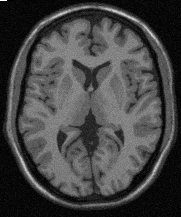
#> input picture Practica_2/ImagenA.pgm, 181 x 217 px
$ python P2E2_cd.py ImagenA.pgm out.png out.png
#> lines starting #> are read from the running program, lines starting #| are printed output that depends on the picture
import cv2
import sys
import numpy as np
import matplotlib
import matplotlib.pyplot as plt
import os.path

path=os.getcwd()
print(path)

def read_pgm_file(file_name):

#> called with file_name = 'ImagenA.pgm'
    data_dir = os.path.dirname(os.path.abspath(__file__))

    # Test if file exists
    file_path = os.path.join(data_dir, file_name)
    assert os.path.isfile(file_path), 'file \'{0}\' does not exist'.format(file_path)

    img = cv2.imread(file_name,flags=cv2.IMREAD_GRAYSCALE)
#> img is the input picture: shape (217, 181); min 0, max 255, mean 68

    if img is not None:
        print('img.size: ', img.size)
#| img.size:  39277
#| Size of image: (217, 181)
    else:
        print('imread({0}) -> None'.format(file_path))

    return img


def show_img_hist(im):

    vmin = np.amin(im)
    vmax = np.max(im)
    print("Intensity Min: {}   Max:{}".format(vmin,vmax))

    L = vmax - vmin
    print("Number of Levels: {}".format(L))
    fig = plt.figure(figsize=(16,6))
    ax1 = plt.subplot(1, 2, 1)
    ax2 = plt.subplot(1, 2, 2)

    # imgplot = plt.imshow(im/np.amax(im))
    imgplot = ax1.imshow(im,cmap='gray', vmin=vmin, vmax=vmax)
    fig.colorbar(imgplot, ax=ax1)
    # cv2.imshow(infile,img)
    # cv2.waitKey(0)

    hist, bin_edges = np.histogram(im.ravel(),bins=L)
    ax2.bar(bin_edges[:-1], hist)
    plt.savefig(path+'/histogram.png')
    plt.show()


def imagenes_superpuestas(im, im2, im3):
    fig, axes = plt.subplots(1, 3, figsize=(10, 4), constrained_layout=True)

    vmin = min(np.amin(im), np.amin(im2), np.amin(im3))
    vmax = max(np.max(im), np.max(im2), np.max(im3))

    # Mostrar imágenes
    imshow1 = axes[0].imshow(im, cmap='gray', vmin=vmin, vmax=vmax)
    axes[1].imshow(im2, cmap='gray', vmin=vmin, vmax=vmax)
    axes[2].imshow(im3, cmap='gray', vmin=vmin, vmax=vmax)

    # Quitar ejes para mejor presentación
    for ax in axes:
        ax.axis("off")

    # Agregar subtítulos debajo de cada imagen
    subtitulos = ["(a)", "(b)", "(c)"]
    for i, ax in enumerate(axes):
        ax.text(0.5, -0.15, subtitulos[i], fontsize=16, ha="center", va="top", transform=ax.transAxes)

    # Agregar una sola barra de color a la derecha de todas las imágenes
    cbar = fig.colorbar(imshow1, ax=axes, location="right", shrink=0.9)

    plt.show()

def process_pgm_file_t1(im):
    imout = im.copy()
    #Transformacion Binaria
    def f(x):
        if 0<x<128:
            return 255
        else:
            return 0

    for i in range(len(imout)):
        for j in range(len(imout[i])):
            imout[i][j]=f(imout[i][j])
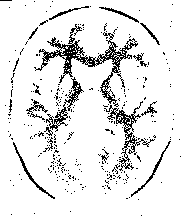
#> imout: shape (217, 181); 90.1% white; black in thin lines or dots
#| Size of image: (217, 181)

    return imout

def process_pgm_file_t23(im,gamma):
    imout = im.copy()
    #Transformacion
    def f(x,gamma):
        c=255/(255**gamma)
        return int(c*x**gamma)

    for i in range(len(imout)):
        for j in range(len(imout[i])):
            imout[i][j]=f(imout[i][j])

    return imout

def process_pgm_file_susbtraccion(im,im2):
    imout = np.zeros(im.shape)

    for i in range(len(im)):
        for j in range(len(im[i])):
            imout[i][j]=int( (im[i][j]-im2[i][j])*1/2+255/2 )
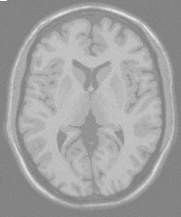
#> imout: shape (217, 181) float64; min 127, max 255, mean 161.7
    return imout

if __name__ == "__main__":

    if(len(sys.argv)<4):
        print("Usage: python P2E2_cd.py [infile.pgm] [outfile_transformacion.pgm] [outfile_sustraccion.pgm]")
        exit(1)

    infile = sys.argv[1]
    outfile = sys.argv[2]
    outfile2 = sys.argv[3]

    img = read_pgm_file(infile)

    im = np.array(img)
    print("Size of image: {}".format(im.shape))

    imout = process_pgm_file_t1(im)
    im2 = np.array(imout)
    print("Size of image: {}".format(im2.shape))

    imout2 = process_pgm_file_susbtraccion(im,im2)
    im3 = np.array(imout2)
    print("Size of image: {}".format(im3.shape))
#| Size of image: (217, 181)

    imagenes_superpuestas(im, im2, im3)
#> in imagenes_superpuestas, `vmin = min(np.amin(im), np.amin(im2), np.amin(im3))`: vmin = 0
#> in imagenes_superpuestas, `vmax = max(np.max(im), np.max(im2), np.max(im3))`: vmax = 255
#> in imagenes_superpuestas, `plt.show()`:
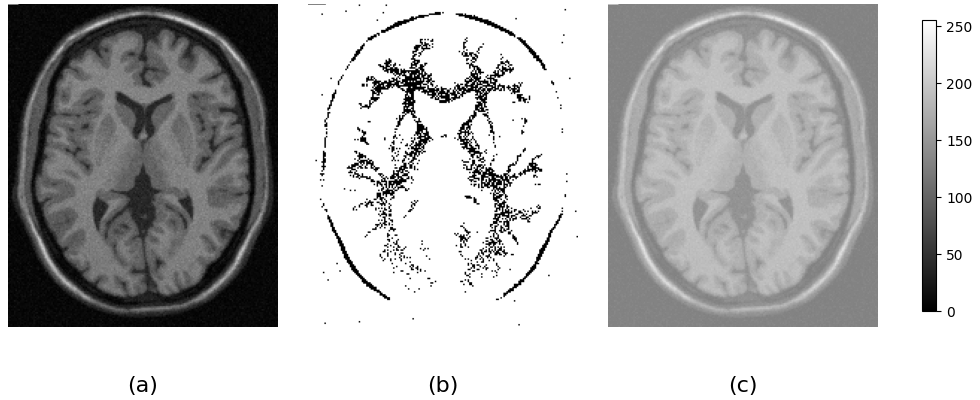
#> figure drawn by matplotlib, 4 panels

    cv2.imwrite(outfile,imout,[cv2.IMWRITE_PXM_BINARY,0])
    cv2.imwrite(outfile2,imout2,[cv2.IMWRITE_PXM_BINARY,0])
